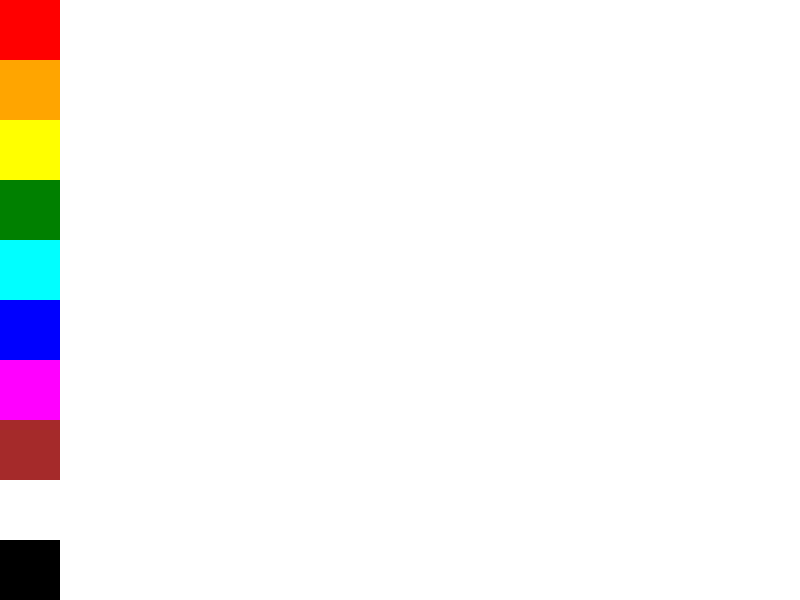
Frame 1 (no input)
Frame 60 (no input): identical to frame 1, image omitted
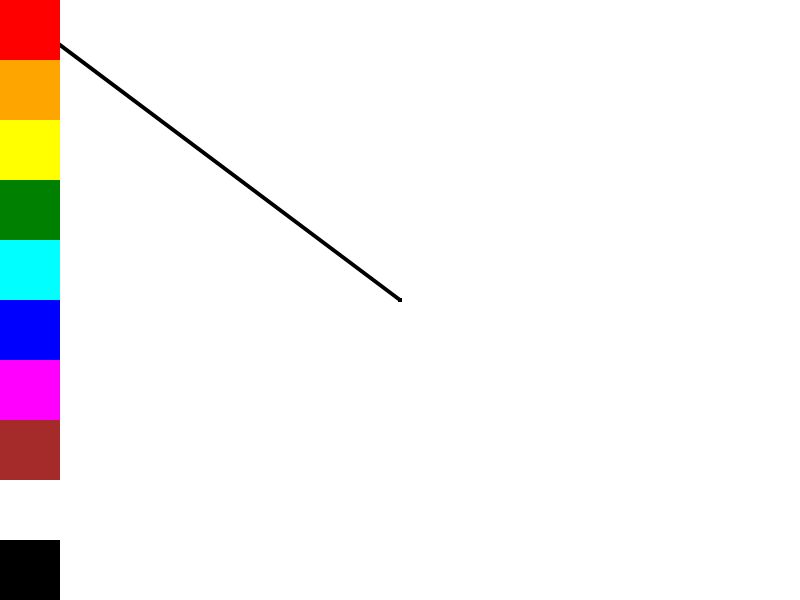
Frame 120 (the mouse pressed at the canvas centre since frame 60)

The p5.js sketch that drew these frames (run headless with seeded random() and noise() and a simulated clock; from frame 60 on, the mouse is pressed at the canvas centre):

// p5.js sketch
// ── sketch.js
let currentColor;
let colors;
let paletteWidth = 60; // Width of the color palette area

function setup() {
  createCanvas(800, 600);
  background(255); 

  // Initialize colors in the palette
  colors = [color(255,0,0), color(255,165,0), color(255,255,0), color(0,128,0), 
            color(0,255,255), color(0,0,255), color(255,0,255), color(165,42,42),
            color(255,255,255), color(0,0,0)];
            
  // Draw the color palette
  drawPalette();

  // Set default paint color
  currentColor = colors[9];
}

function draw() {
  // Draw only when mouse is pressed and not on the palette
  if (mouseIsPressed && mouseX > paletteWidth) {
    stroke(currentColor);
    strokeWeight(4); // Set the paint brush size
    line(pmouseX, pmouseY, mouseX, mouseY); // Draw line for smoother paint
  }
}

function mousePressed() {
  // Change color if the palette is clicked
  if (mouseX < paletteWidth) {
    let index = floor(mouseY / (height / colors.length));
    currentColor = colors[index];
  }
}

// Function to draw the color palette
function drawPalette() {
  for (let i = 0; i < colors.length; i++) {
    fill(colors[i]);
    noStroke();
    rect(0, i * (height / colors.length), paletteWidth, height / colors.length);
  }
}

function draw() {
  if (mouseIsPressed) {
    if (mouseX > paletteWidth) { // Ensure we don't draw over the palette
      stroke(currentColor);
      strokeWeight(4);
      line(mouseX, mouseY, pmouseX, pmouseY); // Draw line for smoother strokes
    }
  }
  // Redraw the palette to ensure it's always on top
  drawPalette();
}
